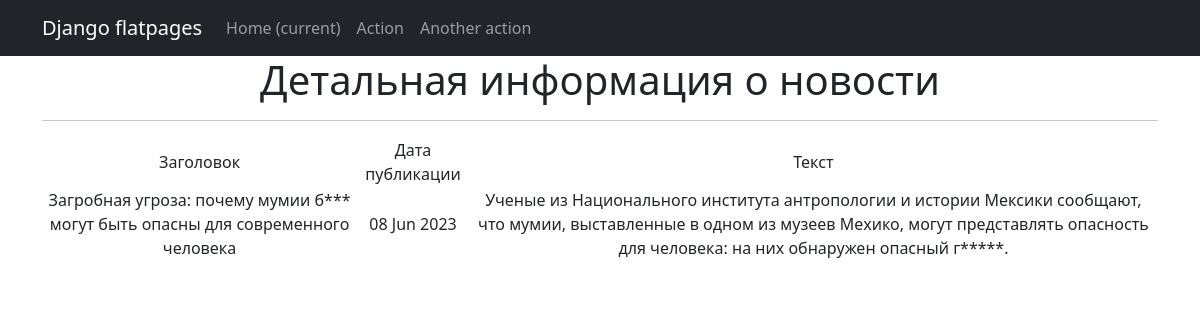
The page /news/2 on the database its author committed.
### news/models.py (models this page shows, shortened)
class Post(models.Model):
    article = 'AR'
    news = 'NW'
    type_to_choice = [
        (article, 'Статья'),
        (news, 'Новости')
    ]
    author = models.ForeignKey(Author, on_delete=models.CASCADE)
    post_type = models.CharField(max_length=2, choices=type_to_choice, default='article')
    time_of_creation = models.DateTimeField(auto_now_add=True)
    categories = models.ManyToManyField(Category, through='PostCategory')
    title = models.CharField(max_length=255)
    text = models.TextField(default='none')
    post_rating = models.FloatField(default=0.0)

### news/views.py (the view)
# urls.py: path('<int:pk>', PostDetail.as_view())
class PostDetail(DetailView):
    model = Post
    template_name = 'post_detail.html'
    context_object_name = 'post_detail'

### news/templatetags/custom_filters.py (called while the page is built)
@register.filter()
def censor(value):
    bad_words = ['грибок', 'бля', 'этим', 'блин']
    try:
        if not isinstance(value, str):
            raise CensorException('Цензурироваться может только строковой тип данных (str).')
        for word in bad_words:
            if word.lower() in bad_words:
                value = value.replace(word, f"{word[0]}{'*' * (len(word) - 1)}")
        return value
    except CensorException as e:
        print(e)

### templates/post_detail.html (shortened to what this page needs)
{% extends 'flatpages/default.html' %}
{% load custom_filters %}
{% block content %}
    <h1>Детальная информация о новости</h1>
    <hr>
    {% if post_detail %}
        <table>
            <tr>
                <td>Заголовок</td>
                <td>Дата публикации</td>
                <td>Текст</td>
            </tr>
            <tr>
                <td>{{ post_detail.title|censor }}</td>
                <td>{{ post_detail.time_of_creation|date:'d M Y' }}</td>
                <td>{{ post_detail.text|censor }}</td>
            </tr>
        </table>
    {% else %}
        <h2>Такой новости нет!</h2>
    {% endif %}
{% endblock content %}

### rows shown on the page
Post: title|censor "Загробная угроза: почему мумии б*** могут быть опасны для современного человека", time_of_creation "08 Jun 2023", text|censor "Ученые из Национального института антропологии и истории Мексики сообщают, что мумии, выставленные в одном из музеев Мехико, могут представлять опасность для человека: на них обнаружен опасный г*****."
